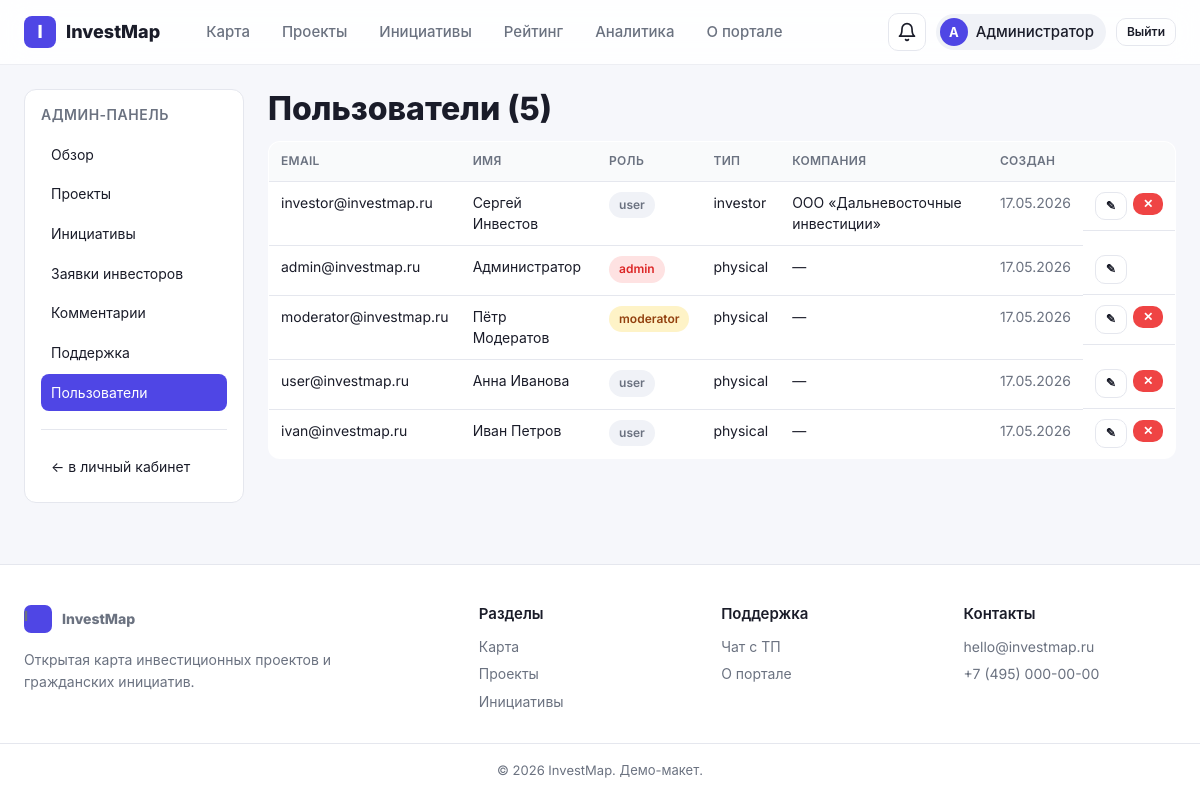
Page /admin/users (signed in) on the committed database.
### app/models.py (models this page shows, shortened)
class User(UserMixin, db.Model):
    __tablename__ = "users"
    id = db.Column(db.Integer, primary_key=True)
    email = db.Column(db.String(120), unique=True, nullable=False, index=True)
    name = db.Column(db.String(120), nullable=False)
    password_hash = db.Column(db.String(255), nullable=False)
    role = db.Column(db.String(20), default="user", nullable=False)  # user | moderator | admin
    avatar = db.Column(db.String(255))
    profile_type = db.Column(db.String(20), default="physical", nullable=False)
    company_name = db.Column(db.String(200))  # для инвесторов
    inn = db.Column(db.String(20))            # ИНН
    phone = db.Column(db.String(40))
    bio = db.Column(db.Text)                  # о себе / о компании
    email_notifications = db.Column(db.Boolean, default=True, nullable=False)
    created_at = db.Column(db.DateTime, default=datetime.utcnow)
    comments = db.relationship("Comment", back_populates="user", cascade="all, delete-orphan")
    subscriptions = db.relationship("Subscription", back_populates="user", cascade="all, delete-orphan")
    notifications = db.relationship("Notification", back_populates="user", cascade="all, delete-orphan")
    activities = db.relationship("Activity", back_populates="user", cascade="all, delete-orphan")
    donations = db.relationship("Donation", back_populates="user", cascade="all, delete-orphan")
    votes = db.relationship("InitiativeVote", back_populates="user", cascade="all, delete-orphan")
    tickets = db.relationship("SupportTicket", back_populates="user", cascade="all, delete-orphan")
    interests = db.relationship("InvestorInterest", back_populates="user", cascade="all, delete-orphan")
    @property
    def is_moderator(self):
        return self.role in ("moderator", "admin")

### app/blueprints/admin.py (the view)
@bp.route("/users")
@admin_required
def users_list():
    q = User.query.order_by(User.created_at.desc()).all()
    return render_template("admin/users_list.html", users=q)

### app/blueprints/admin.py (called while the page is built)
def admin_required(fn):
    @wraps(fn)
    @login_required
    def wrapper(*args, **kwargs):
        if current_user.role != "admin":
            abort(403)
        return fn(*args, **kwargs)
    return wrapper

### app/templates/admin/users_list.html (shortened to what this page needs)
{% extends "admin/_base.html" %}
{% block admin_content %}
<h1>Пользователи ({{ users|length }})</h1>
<table class="admin-table">
    <thead><tr><th>Email</th><th>Имя</th><th>Роль</th><th>Тип</th><th>Компания</th><th>Создан</th><th></th></tr></thead>
    <tbody>
        {% for u in users %}
        <tr>
            <td>{{ u.email }}</td>
            <td>{{ u.name }}</td>
            <td>
                {% if u.role == 'admin' %}<span class="chip chip--danger">admin</span>
                {% elif u.role == 'moderator' %}<span class="chip chip--warning">moderator</span>
                {% else %}<span class="chip">user</span>{% endif %}
            </td>
            <td>{{ u.profile_type }}</td>
            <td>{{ u.company_name or '—' }}</td>
            <td class="muted">{{ u.created_at|date_ru }}</td>
            <td style="display:flex;gap:6px;">
                <a href="{{ url_for('admin.user_edit', uid=u.id) }}" class="btn btn--ghost btn--sm">✎</a>
                {% if u.id != current_user.id %}
                    <form method="post" action="{{ url_for('admin.user_delete', uid=u.id) }}" onsubmit="return confirm('Удалить пользователя {{ u.email }}?')">
                        <button class="btn btn--danger btn--sm">✕</button>
                    </form>
                {% endif %}
            </td>
        </tr>
        {% endfor %}
    </tbody>
</table>
{% endblock %}

### app/templates/base.html (shortened to what this page needs)
<!doctype html>
<html lang="ru">
<head>
    <link rel="stylesheet" href="https://unpkg.com/leaflet@1.9.4/dist/leaflet.css">
    <link rel="stylesheet" href="{{ url_for('static', filename='css/style.css') }}">
</head>
<body>
<header class="topbar">
    <div class="container topbar__inner">
        <a class="brand" href="{{ url_for('main.index') }}">
            <span class="brand__logo">I</span>
            <span class="brand__name">InvestMap</span>
        </a>
        <nav class="nav">
            <a href="{{ url_for('main.index') }}" class="nav__link {% if request.endpoint == 'main.index' %}active{% endif %}">Карта</a>
            <a href="{{ url_for('projects.list_projects') }}" class="nav__link {% if request.blueprint == 'projects' %}active{% endif %}">Проекты</a>
            <a href="{{ url_for('initiatives.list_initiatives') }}" class="nav__link {% if request.blueprint == 'initiatives' %}active{% endif %}">Инициативы</a>
            <a href="{{ url_for('initiatives.top') }}" class="nav__link {% if request.endpoint == 'initiatives.top' %}active{% endif %}">Рейтинг</a>
            <a href="{{ url_for('main.analytics') }}" class="nav__link {% if request.endpoint == 'main.analytics' %}active{% endif %}">Аналитика</a>
            <a href="{{ url_for('main.about') }}" class="nav__link {% if request.endpoint == 'main.about' %}active{% endif %}">О портале</a>
        </nav>
        <div class="topbar__actions">
            {% if current_user.is_authenticated %}
                <a href="{{ url_for('cabinet.notifications') }}" class="icon-btn" title="Уведомления">
                    <svg width="20" height="20" viewBox="0 0 24 24" fill="none" stroke="currentColor" stroke-width="2" stroke-linecap="round" stroke-linejoin="round"><path d="M6 8a6 6 0 0 1 12 0c0 7 3 9 3 9H3s3-2 3-9"/><path d="M10.3 21a1.94 1.94 0 0 0 3.4 0"/></svg>
                </a>
                <a href="{{ url_for('cabinet.index') }}" class="user-chip">
                    <span class="user-chip__avatar">{{ current_user.name[:1]|upper }}</span>
                    <span class="user-chip__name">{{ current_user.name }}</span>
                </a>
                <a href="{{ url_for('auth.logout') }}" class="btn btn--ghost btn--sm">Выйти</a>
            {% else %}
                <a href="{{ url_for('auth.login') }}" class="btn btn--ghost btn--sm">Войти</a>
                <a href="{{ url_for('auth.register') }}" class="btn btn--primary btn--sm">Регистрация</a>
            {% endif %}
        </div>
    </div>
</header>
<main class="main {% block main_class %}{% endblock %}">
    {% block content %}{% endblock %}
</main>
<footer class="footer">
    <div class="container footer__inner">
        <div class="footer__col">
            <div class="brand brand--sm">
                <span class="brand__logo">I</span>
                <span class="brand__name">InvestMap</span>
            </div>
            <p class="footer__tagline">Открытая карта инвестиционных проектов и гражданских инициатив.</p>
        </div>
        <div class="footer__col">
            <h4>Разделы</h4>
            <a href="{{ url_for('main.index') }}">Карта</a>
            <a href="{{ url_for('projects.list_projects') }}">Проекты</a>
            <a href="{{ url_for('initiatives.list_initiatives') }}">Инициативы</a>
        </div>
        <div class="footer__col">
            <h4>Поддержка</h4>
            {% if current_user.is_authenticated %}
                <a href="{{ url_for('cabinet.support') }}">Чат с ТП</a>
            {% else %}
                <a href="{{ url_for('auth.login') }}">Войти</a>
            {% endif %}
            <a href="{{ url_for('main.about') }}">О портале</a>
        </div>
        <div class="footer__col">
            <h4>Контакты</h4>
            <a href="mailto:hello@investmap.ru">hello@investmap.ru</a>
            <span>+7 (495) 000-00-00</span>
        </div>
    </div>
    <div class="container footer__bottom">© {{ 2026 }} InvestMap. Демо-макет.</div>
</footer>
</body>
</html>

### rows in the picture
User: name "А", name "Администратор", email "admin@investmap.ru", role "admin", profile_type "physical", company_name "—", created_at "17.05.2026"
User: email "investor@investmap.ru", name "Сергей Инвестов", role "user", profile_type "investor", company_name "ООО «Дальневосточные инвестиции»", created_at "17.05.2026"
User: email "moderator@investmap.ru", name "Пётр Модератов", role "moderator", profile_type "physical", company_name "—", created_at "17.05.2026"
User: email "user@investmap.ru", name "Анна Иванова", role "user", profile_type "physical", company_name "—", created_at "17.05.2026"
User: email "ivan@investmap.ru", name "Иван Петров", role "user", profile_type "physical", company_name "—", created_at "17.05.2026"

### other values in the picture
{{ users|length }} "5"
{{ 2026 }} "2026"
